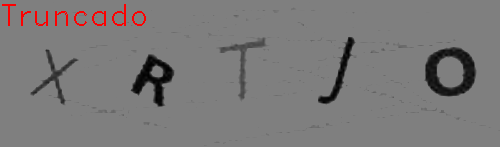
#> input picture data/screenshot0.png, 500 x 147 px, found by its file name
$ python teste2.py
#> lines starting #> are read from the running program, lines starting #| are printed output that depends on the picture
# Importando a biblioteca OpenCV
import cv2

def concat_tile(im_list_2d):
    return cv2.vconcat([cv2.hconcat(im_list_h) for im_list_h in im_list_2d])

i = 0
imgs = []
for i in range(6):
    imgs.append(cv2.imread(f"C:\\Users\\gui19\\Documents\\Projetos\\AntiCAPTCHA v1.0\\data\\unprocessed\\screenshot{i}.png"))

img = concat_tile([[imgs[5], imgs[0]],
                   [imgs[1], imgs[2]],
                   [imgs[3], imgs[4]]])
#> in concat_tile, `return cv2.vconcat([cv2.hconcat(im_list_h) for im_list_h in im_list_2d])`:
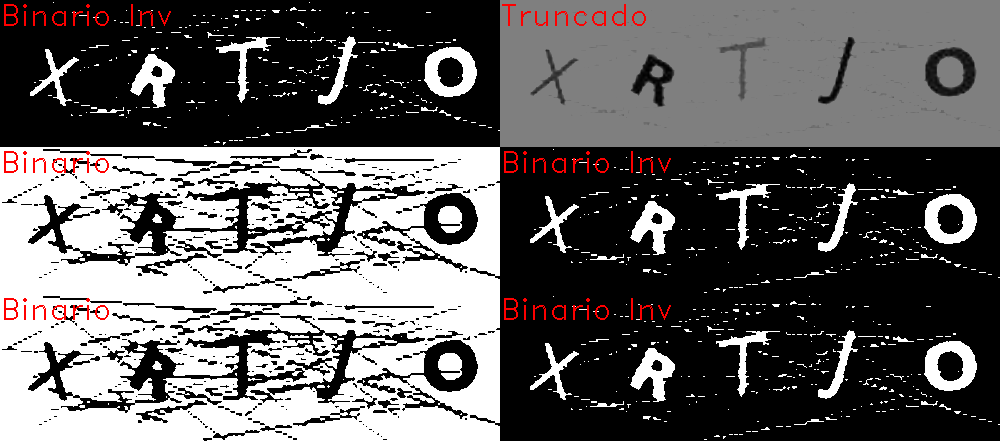
#> returned value: shape (441, 1000, 3); mean of channels 0, 1, 2 96.6, 96.6, 98.6; drawn as B, G, R
# temp_img1 = cv2.vconcat([img1, img3, img5])
# temp_img2 = cv2.vconcat([img2, img4, img6])
# img = cv2.hconcat([temp_img1, temp_img2])
cv2.imwrite("C:\\Users\\gui19\\Documents\\Projetos\\AntiCAPTCHA v1.0\\data\\unprocessed\\screen.png", img)
